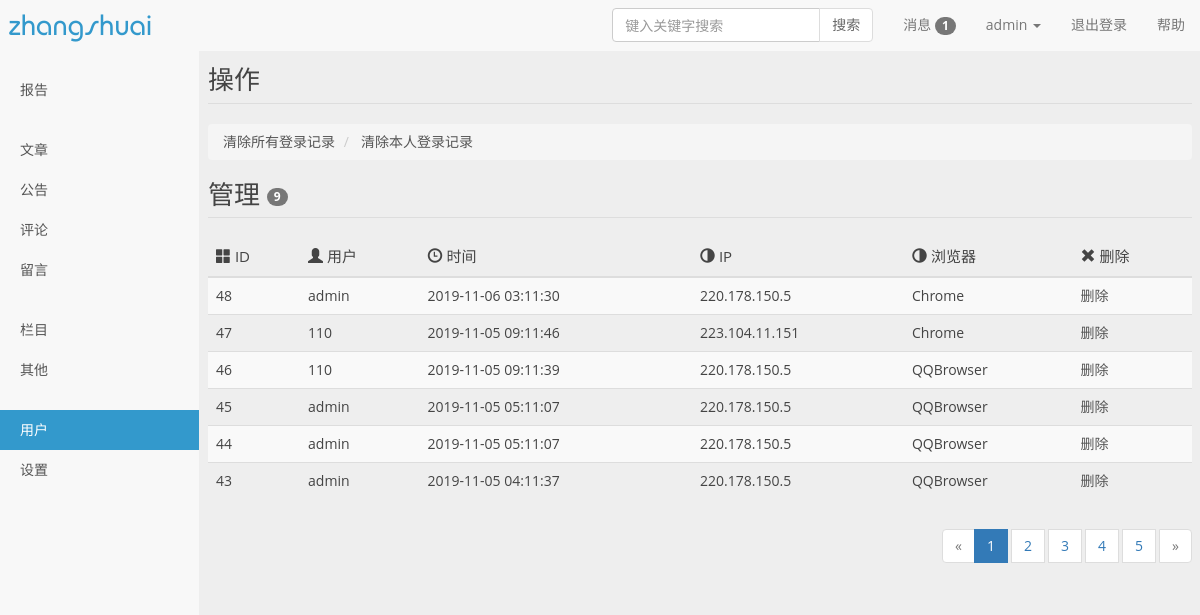
Screenshot of /admin/loginlog.php (signed in) with the database file from the repository.
### tables this page shows
CREATE TABLE `log` (
  `log_id` int(11) NOT NULL AUTO_INCREMENT,
  `user_name` varchar(15) DEFAULT NULL,
  `ip` varchar(255) DEFAULT NULL,
  `time` varchar(255) DEFAULT NULL,
  `browser` varchar(255) DEFAULT NULL,
  `os` varchar(255) DEFAULT NULL,
  `adress` varchar(255) DEFAULT NULL,
  PRIMARY KEY (`log_id`)
);

### admin/loglist.php (called while the page is built, shortened)
<?php
$sql="select count(*) from comment";
$num=mGetOne($sql);
$curr=isset($_GET['page'])?$_GET['page']:1;
$cnt=6;
$page=getPage($num,$curr,$cnt);
$sql='select * from log order by log_id desc LIMIT '.($curr-1)*$cnt.",".$cnt;
$data=mGetAll($sql);
?>

### admin/lib/mysql.php (called while the page is built, shortened)
<?php
function mConn(){
	static $link = null;
	if($link == null){
		$cfg = require PATH.'/lib/config.php';
		$link = mysqli_connect($cfg['host'],$cfg['user'],$cfg['pwd'],$cfg['db']);
		mysqli_query($link,'set names '.$cfg['charset']);
	}
	return $link;
}
function mQuery($sql){
	$link = mConn();
	$res = mysqli_query($link,$sql);
	if(!$res){
		mLog($sql."\n".mysqli_error($link));
		return false;
	}else{
		return $res;
	}
}
function mLog($sql){
	$filename = PATH.'/log/'.date('Ymd').'.txt';
	$data = '-----------------------------------'."\n".date('Y-m-d H:i:s')."\n".
	$sql."\n".'-----------------------------------'."\n\n\n";
}
function mGetAll($sql){
	$res = mQuery($sql);
	$data = array();
	while($row = mysqli_fetch_assoc($res)){
		$data[] = $row;
	}
	return $data;
}
function mGetOne($sql){
	$res = mQuery($sql);
	return $row = $res?mysqli_fetch_row($res)[0]:false;
}
?>

### admin/lib/func.php (called while the page is built, shortened)
<?php
function getPage($num,$curr,$cnt=5){
	$pagenum = ceil($num/$cnt);
	$left = max($curr-2,1);
	$right = min($left+4,$pagenum);
	$left = max($right-4,1);
	for ($i=$left; $i<=$right ; $i++) {
		$page[$i] = http_build_query($_GET);
	}
	return $page;
}
?>

### admin/loginlog.php (the view, shortened to what this page needs)
<!doctype html>
<html lang="zh-CN">
<?php require_once "./loglist.php" ?>
	<head>
		<link rel="stylesheet" type="text/css" href="css/bootstrap.min.css">
		<link rel="stylesheet" type="text/css" href="css/style.css">
		<link rel="stylesheet" type="text/css" href="css/font-awesome.min.css">
	</head>
	<body class="user-select">
		<section class="container-fluid">
			<?php require_once "./public/head.php"?>
			<div class="row">
				<aside class="col-sm-3 col-md-2 col-lg-2 sidebar">
					<ul class="nav nav-sidebar">
						<li>
							<a href="index.php">报告</a>
						</li>
					</ul>
					<ul class="nav nav-sidebar">
						<li>
							<a href="article.php">文章</a>
						</li>
						<li>
							<a href="notice.php">公告</a>
						</li>
						<li>
							<a href="comment.php">评论</a>
						</li>
						<li>
							<a data-toggle="tooltip" data-placement="top" title="网站暂无留言功能">留言</a>
						</li>
					</ul>
					<ul class="nav nav-sidebar">
						<li>
							<a href="category.php">栏目</a>
						</li>
						<li>
							<a class="dropdown-toggle" id="otherMenu" data-toggle="dropdown" aria-haspopup="true" aria-expanded="false">其他</a>
						</li>
					</ul>
					<ul class="nav nav-sidebar">
						<li class="active">
							<a class="dropdown-toggle" id="userMenu" data-toggle="dropdown" aria-haspopup="true" aria-expanded="false">用户</a>
						</li>
						<li>
							<a class="dropdown-toggle" id="settingMenu" data-toggle="dropdown" aria-haspopup="true" aria-expanded="false">设置</a>
						</li>
					</ul>
				</aside>
				<div class="col-sm-9 col-sm-offset-3 col-md-10 col-lg-10 col-md-offset-2 main" id="main">
					<h1 class="page-header">操作</h1>
					<ol class="breadcrumb">
						<li>
							<a href="">清除所有登录记录</a>
						</li>
						<li>
							<a href="">清除本人登录记录</a>
						</li>
					</ol>
					<h1 class="page-header">管理 <span class="badge">9</span></h1>
					<div class="table-responsive">
						<table class="table table-striped table-hover">
							<thead>
								<tr>
									<th><span class="glyphicon glyphicon-th-large"></span> <span class="visible-lg">ID</span></th>
									<th><span class="glyphicon glyphicon-user"></span> <span class="visible-lg">用户</span></th>
									<th><span class="glyphicon glyphicon-time"></span> <span class="visible-lg">时间</span></th>
									<th><span class="glyphicon glyphicon-adjust"></span> <span class="visible-lg">IP</span></th>
									<th><span class="glyphicon glyphicon-adjust"></span> <span class="visible-lg">浏览器</span></th>
									<th><span class="glyphicon glyphicon-remove"></span> <span class="visible-lg">删除</span></th>
								</tr>
							</thead>
							<tbody>
								<?php foreach($data as $k=>$v){  ?>
								<tr>
									<td><?php echo $v['log_id']; ?></td>
									<td class="article-title"><?php echo $v['user_name']; ?></td>
									<td><?php echo date('Y-m-d H:m:s',$v['time']); ?></td>
									<td><?php echo $v['ip']; ?></td>
									<td><?php echo $v['browser']; ?></td>
									<td>
										<a rel="<?php echo $v['log_id']; ?>">删除</a>
									</td>
								</tr>
								<?php }  ?>
							</tbody>
						</table>
					</div>
					<footer class="message_footer">
						<nav>
							<ul class="pagination pagenav">
								<li class="disabled">
									<a aria-label="Previous"> <span aria-hidden="true">&laquo;</span> </a>
								</li>
								<?php foreach($page as $k=>$v) { ?>
										<?php if ($k==$curr) {?>
										<li class="active" >
										<a href="JavaScript:" style="margin-right: 4px;"class="active"><?php echo $k ?></a></li>
										<?php }else{?>
										<li >
										<a href="loginlog.php?<?php echo $v ?>" style="cursor: pointer;margin-right: 4px;"class="active"><?php echo $k ?></a>
										</li>
										<?php }?>
								<?php } ?>
								<li class="disabled">
									<a aria-label="Next"> <span aria-hidden="true">&raquo;</span> </a>
								</li>
							</ul>
						</nav>
					</footer>
				</div>
			</div>
		</section>
	</body>
</html>

### admin/css/style.css (style rules this page uses)
body, div, dl, dt, dd, ul, ol, li, h1, h2, h3, h4, h5, h6, pre, code, form, button, input, fieldset, legend, input, textarea, p, blockquote, th, td, article, aside, details, figcaption, figure, #footer, #header, hgroup, menu, nav, section { margin: 0; padding: 0; }
body, dl, dt, dd, ul, ol, li, h1, h2, h3, h4, h5, h6, form, button, input, textarea, p, span, th, td, article, aside, nav, section, img, a, table, tbody, tr, label { outline: none; transition: all 0.30s ease-in-out; -webkit-transition: all 0.30s ease-in-out; -moz-transition: all 0.30s ease-in-out; -o-transition: all 0.30s ease-in-out; -ms-transition: all 0.30s ease-in-out; }
dl, dt, dd, ul, ol, li, h1, h2, h3, h4, h5, h6, p, span, th, tr, td { cursor: default; }
article, aside, details, figcaption, figure, footer, header, hgroup, main, nav, section, summary { display: block; }
body { color: #444; background-color: #EEE; overflow-x: hidden; padding-top: 50px; }
a { color: #555; cursor: pointer; text-decoration: none; }
li { display: list-item; list-style: none; text-align: -webkit-match-parent; }
body, input, button, textarea, select { font-family: "Microsoft YaHei", "微软雅黑", "Lantinghei SC", "Open Sans", Arial, "Hiragino Sans GB", "STHeiti", "WenQuanYi Micro Hei", SimSun, sans-serif; }
.user-select { -webkit-user-select: none; -moz-user-select: none; -ms-user-select: none; -khtml-user-select: none; user-select: none; }
.container-fluid { padding-right: 0; padding-left: 0; margin-right: 0; margin-left: 0; }
.col-lg-1, .col-lg-10, .col-lg-11, .col-lg-12, .col-lg-2, .col-lg-3, .col-lg-4, .col-lg-5, .col-lg-6, .col-lg-7, .col-lg-8, .col-lg-9, .col-md-1, .col-md-10, .col-md-11, .col-md-12, .col-md-2, .col-md-3, .col-md-4, .col-md-5, .col-md-6, .col-md-7, .col-md-8, .col-md-9, .col-sm-1, .col-sm-10, .col-sm-11, .col-sm-12, .col-sm-2, .col-sm-3, .col-sm-4, .col-sm-5, .col-sm-6, .col-sm-7, .col-sm-8, .col-sm-9, .col-xs-1, .col-xs-10, .col-xs-11, .col-xs-12, .col-xs-2, .col-xs-3, .col-xs-4, .col-xs-5, .col-xs-6, .col-xs-7, .col-xs-8, .col-xs-9 { position: relative; min-height: 1px; padding-right: 10px; padding-left: 10px; }
.table>tbody>tr>td, .table>tbody>tr>th, .table>tfoot>tr>td, .table>tfoot>tr>th, .table>thead>tr>td, .table>thead>tr>th { padding: 8px; line-height: 1.42857143; vertical-align: middle; border-top: 1px solid #ddd; }
.row { margin-right: 0px; margin-left: 0px; }
.sidebar { display: none; }
@media (min-width: 768px) { .sidebar { position: fixed; top: 50px; bottom: 0; left: 0; z-index: 1000; display: block; padding: 20px; overflow-x: hidden; overflow-y: auto; background-color: #f8f8f8; border-right: 1px solid #eee; } }
.nav-sidebar { margin-right: -21px; margin-bottom: 20px; margin-left: -20px; }
.nav-sidebar > li > a { padding-right: 20px; padding-left: 20px; }
.nav-sidebar > .active > a, .nav-sidebar > .active > a:hover, .nav-sidebar > .active > a:focus { color: #fff; background-color: #3399CC; }
.main { padding:15px 8px; }
.main .page-header { font-size: 26px; margin-top: 0; border-bottom: 1px solid #DDD; }
.table thead tr th { font-size: 15px; font-weight: 500; }
.pagenav { display: inline-block; float: right; margin: 10px 0; }
.table td { cursor: pointer; }
@media (min-width: 1200px) { th span.visible-lg { display: inline-block !important; } }

### rows the page displays
log: log_id "48", user_name "admin", time "2019-11-06 03:11:30", ip "220.178.150.5", browser "Chrome"
log: log_id "47", user_name "110", time "2019-11-05 09:11:46", ip "223.104.11.151", browser "Chrome"
log: log_id "46", user_name "110", time "2019-11-05 09:11:39", ip "220.178.150.5", browser "QQBrowser"
log: log_id "45", user_name "admin", time "2019-11-05 05:11:07", ip "220.178.150.5", browser "QQBrowser"
log: log_id "44", user_name "admin", time "2019-11-05 05:11:07", ip "220.178.150.5", browser "QQBrowser"
log: log_id "43", user_name "admin", time "2019-11-05 04:11:37", ip "220.178.150.5", browser "QQBrowser"

### other values shown
$k "1"
$k "2"
$k "3"
$k "4"
$k "5"
